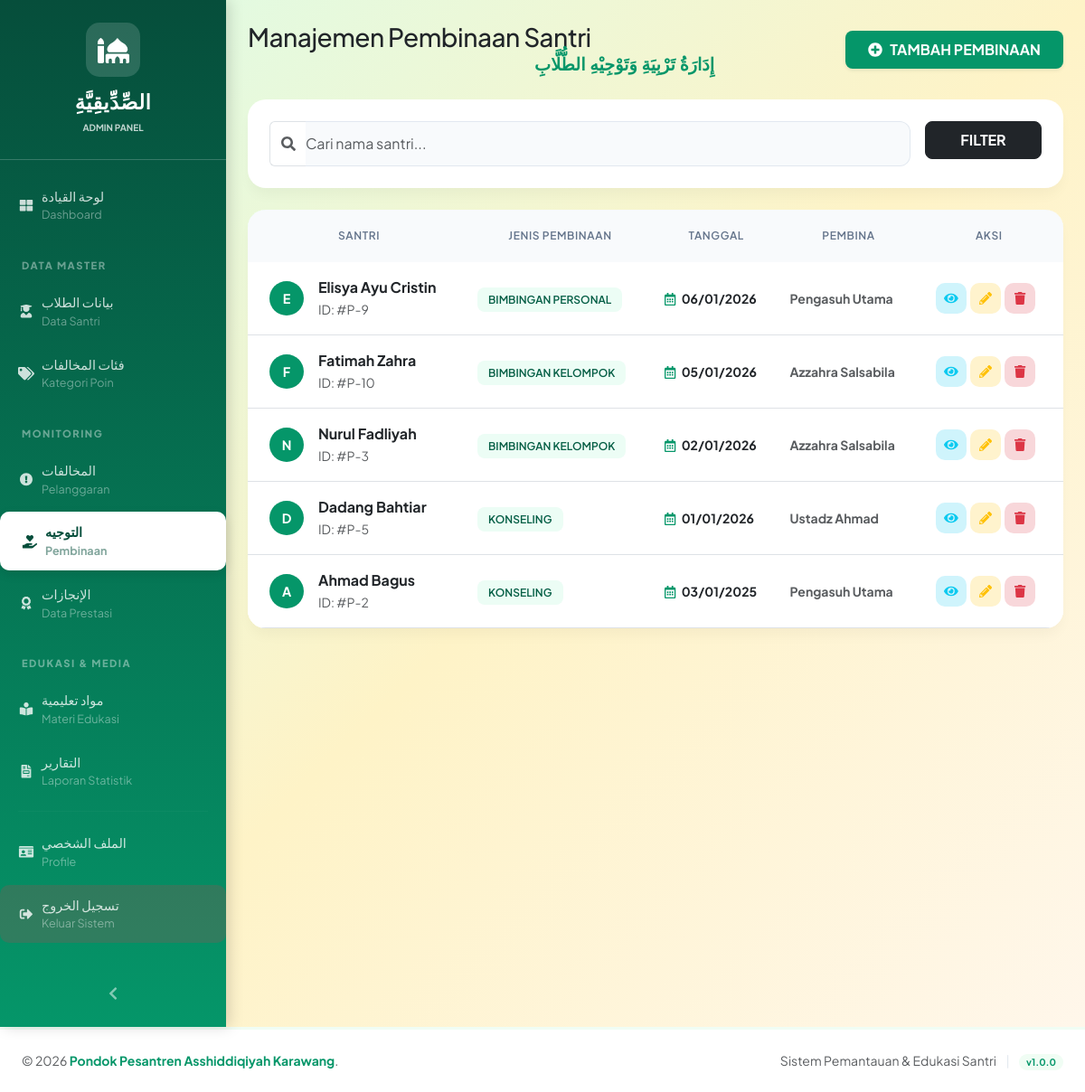
Screenshot of /admin/pembinaan.php (signed in) with the database file from the repository.
### tables this page shows
CREATE TABLE `pembinaan` (
  `id` int(11) NOT NULL,
  `santri_id` int(11) NOT NULL,
  `pelanggaran_id` int(11) DEFAULT NULL,
  `jenis_pembinaan` varchar(100) NOT NULL,
  `tanggal_pembinaan` date NOT NULL,
  `deskripsi` text DEFAULT NULL,
  `hasil_pembinaan` text DEFAULT NULL,
  `pembina_id` int(11) NOT NULL,
  `created_at` timestamp NOT NULL DEFAULT current_timestamp()
);

CREATE TABLE `users` (
  `id` int(11) NOT NULL,
  `nama_lengkap` varchar(100) NOT NULL,
  `nama_arab` varchar(255) DEFAULT NULL,
  `username` varchar(50) NOT NULL,
  `password` varchar(255) NOT NULL,
  `role` enum('admin','santri') NOT NULL,
  `jenis_kelamin` enum('Laki-laki','Perempuan') NOT NULL,
  `tanggal_lahir` date DEFAULT NULL,
  `alamat` text DEFAULT NULL,
  `nomor_telepon` varchar(15) DEFAULT NULL,
  `foto_profil` varchar(255) DEFAULT 'default.png',
  `created_at` timestamp NOT NULL DEFAULT current_timestamp(),
  `updated_at` timestamp NOT NULL DEFAULT current_timestamp() ON UPDATE current_timestamp()
);

### admin/pembinaan.php (the view, shortened to what this page needs)
<?php
require_once '../config.php';
mysqli_set_charset($conn, "utf8mb4");
$search = isset($_GET['search']) ? escape($_GET['search']) : '';
$query_pembinaan = "SELECT p.*, u.nama_lengkap, pb.nama_lengkap as nama_pembina
                    FROM pembinaan p
                    JOIN users u ON p.santri_id = u.id
                    JOIN users pb ON p.pembina_id = pb.id";
$query_pembinaan .= " ORDER BY p.tanggal_pembinaan DESC";
$result_pembinaan = mysqli_query($conn, $query_pembinaan);
include '../includes/header.php';
?>
<div class="d-flex" id="wrapper">
    <?php include '../includes/sidebar_admin.php'; ?>
    <div class="flex-grow-1" id="content-wrapper">
        <div class="container-fluid px-4 py-4">
            <div class="row align-items-center mb-4">
                <div class="col-md-7">
                <h3 class="fw-800 text-dark mb-0" style="letter-spacing: -0.5px;">Manajemen Pembinaan Santri</h3>
                <p class="text-emerald fw-bold font-arab mb-0" style="font-size: 1.2rem;" dir="rtl">إِدَارَةُ تَرْبِيَةِ وَتَوْجِيْهِ الطُّلَّابِ</p>
                </div>
                <div class="col-md-5 text-md-end mt-3 mt-md-0">
                    <button type="button" class="btn bg-emerald text-white shadow-sm px-4 py-2 fw-bold rounded-3" onclick="openTambahModal()">
                        <i class="fas fa-plus-circle me-2"></i>TAMBAH PEMBINAAN
                    </button>
                </div>
            </div>
            <div class="card card-modern mb-4">
                <div class="card-body p-4">
                    <form method="GET" class="row g-3">
                        <div class="col-md-10">
                            <div class="input-group">
                                <span class="input-group-text bg-transparent border-end-0"><i class="fas fa-search text-muted"></i></span>
                                <input type="text" name="search" class="form-control input-modern border-start-0 ps-0" placeholder="Cari nama santri..." value="<?= $search ?>">
                            </div>
                        </div>
                        <div class="col-md-2">
                            <button type="submit" class="btn btn-dark w-100 py-2 rounded-3 fw-bold">FILTER</button>
                        </div>
                    </form>
                </div>
            </div>
            <div class="card card-modern overflow-hidden">
                <div class="table-responsive">
                    <table class="table table-hover align-middle mb-0">
                        <thead>
                            <tr>
                                <th class="ps-4">SANTRI</th>
                                <th>JENIS PEMBINAAN</th>
                                <th>TANGGAL</th>
                                <th>PEMBINA</th>
                                <th class="pe-4">AKSI</th>
                            </tr>
                        </thead>
                        <tbody>
                            <?php while ($row = mysqli_fetch_assoc($result_pembinaan)): ?>
                            <tr>
                                <td class="ps-4">
                                    <div class="d-flex align-items-center">
                                        <div class="avatar-circle me-3">
                                            <?= strtoupper(substr($row['nama_lengkap'], 0, 1)) ?>
                                        </div>
                                        <div>
                                            <div class="fw-bold text-dark"><?= $row['nama_lengkap'] ?></div>
                                            <small class="text-muted">ID: #P-<?= $row['id'] ?></small>
                                        </div>
                                    </div>
                                </td>
                                <td><span class="badge-pembinaan"><?= strtoupper($row['jenis_pembinaan']) ?></span></td>
                                <td><div class="small fw-bold text-dark"><i class="far fa-calendar-alt me-1 text-emerald"></i> <?= date('d/m/Y', strtotime($row['tanggal_pembinaan'])) ?></div></td>
                                <td><div class="small text-muted fw-bold"><?= $row['nama_pembina'] ?></div></td>
                                <td class="text-center-important pe-4">
                                    <div class="d-flex justify-content-center gap-1">
                                        <button type="button" class="btn-action bg-info-subtle text-info" onclick='openDetailModal(<?= json_encode($row) ?>)'><i class="fas fa-eye fa-sm"></i></button>
                                        <button type="button" class="btn-action bg-warning-subtle text-warning" onclick='openEditModal(<?= json_encode($row) ?>)'><i class="fas fa-pencil-alt fa-sm"></i></button>
                                        <a href="?hapus=<?= $row['id'] ?>" class="btn-action bg-danger-subtle text-danger" onclick="return confirm('Hapus data?')"><i class="fas fa-trash fa-sm"></i></a>
                                    </div>
                                </td>
                            </tr>
                            <?php endwhile; ?>
                        </tbody>
                    </table>
                </div>
            </div>
        </div>
    </div>
</div>
<?php include '../includes/footer.php'; ?>
</body>
</html>

### includes/header.php (style rules this page uses)
:root { --primary-green: #86efac; --secondary-green: #4ade80; --dark-green: #16a34a; --light-green: #dcfce7; --cream: #fef3c7; }
body { background: linear-gradient(135deg, var(--light-green) 0%, var(--cream) 50%, #fff7ed 100%); font-family: 'Segoe UI', Tahoma, Geneva, Verdana, sans-serif; }
.card { border: 2px solid var(--light-green); box-shadow: 0 2px 15px rgba(0, 0, 0, 0.05); border-radius: 10px; margin-bottom: 20px; }
.table { background: white; }
.table thead { background: linear-gradient(135deg, var(--light-green) 0%, var(--cream) 100%); }
.table thead th { color: var(--dark-green); font-weight: 600; border-bottom: 2px solid var(--primary-green); }

### admin/pembinaan.php (style rules this page uses)
* { font-family: 'Plus Jakarta Sans', sans-serif; }
body { background-color: #f8fafc; }
.font-arab { font-family: 'Amiri', serif !important; }
.bg-emerald { background-color: #059669 !important; }
.text-emerald { color: #059669 !important; }
.card-modern { border: none; border-radius: 20px; box-shadow: 0 10px 15px -3px rgba(0, 0, 0, 0.04); }
.table thead th { background-color: #f8fafc; text-transform: uppercase; font-size: 0.75rem; letter-spacing: 0.05em; color: #64748b; padding: 1.25rem; border: none; text-align: center; }
.table tbody td { padding: 1rem 0.75rem; text-align: left; }
.text-center-important { text-align: center !important; }
.btn-action { width: 34px; height: 34px; display: inline-flex; align-items: center; justify-content: center; border-radius: 10px; transition: all 0.2s; border: none; }
.input-modern { border-radius: 12px; padding: 0.75rem; border: 1px solid #e2e8f0; background-color: #f8fafc; }
.badge-pembinaan { padding: 6px 12px; border-radius: 8px; font-weight: 600; font-size: 0.75rem; background: #ecfdf5; color: #065f46; }
.avatar-circle { width: 38px; height: 38px; background-color: #059669; color: white; border-radius: 50%; display: flex; align-items: center; justify-content: center; font-weight: 700; font-size: 0.9rem; }

### rows the page displays
pembinaan: santri.nama_lengkap "E", santri.nama_lengkap "Elisya Ayu Cristin", id "9", jenis_pembinaan "BIMBINGAN PERSONAL", tanggal_pembinaan "06/01/2026", pembina.nama_lengkap "Pengasuh Utama"
pembinaan: santri.nama_lengkap "F", santri.nama_lengkap "Fatimah Zahra", id "10", jenis_pembinaan "BIMBINGAN KELOMPOK", tanggal_pembinaan "05/01/2026", pembina.nama_lengkap "Azzahra Salsabila"
pembinaan: santri.nama_lengkap "N", santri.nama_lengkap "Nurul Fadliyah", id "3", jenis_pembinaan "BIMBINGAN KELOMPOK", tanggal_pembinaan "02/01/2026", pembina.nama_lengkap "Azzahra Salsabila"
pembinaan: santri.nama_lengkap "D", santri.nama_lengkap "Dadang Bahtiar", id "5", jenis_pembinaan "KONSELING", tanggal_pembinaan "01/01/2026", pembina.nama_lengkap "Ustadz Ahmad"
pembinaan: santri.nama_lengkap "A", santri.nama_lengkap "Ahmad Bagus", id "2", jenis_pembinaan "KONSELING", tanggal_pembinaan "03/01/2025", pembina.nama_lengkap "Pengasuh Utama"
